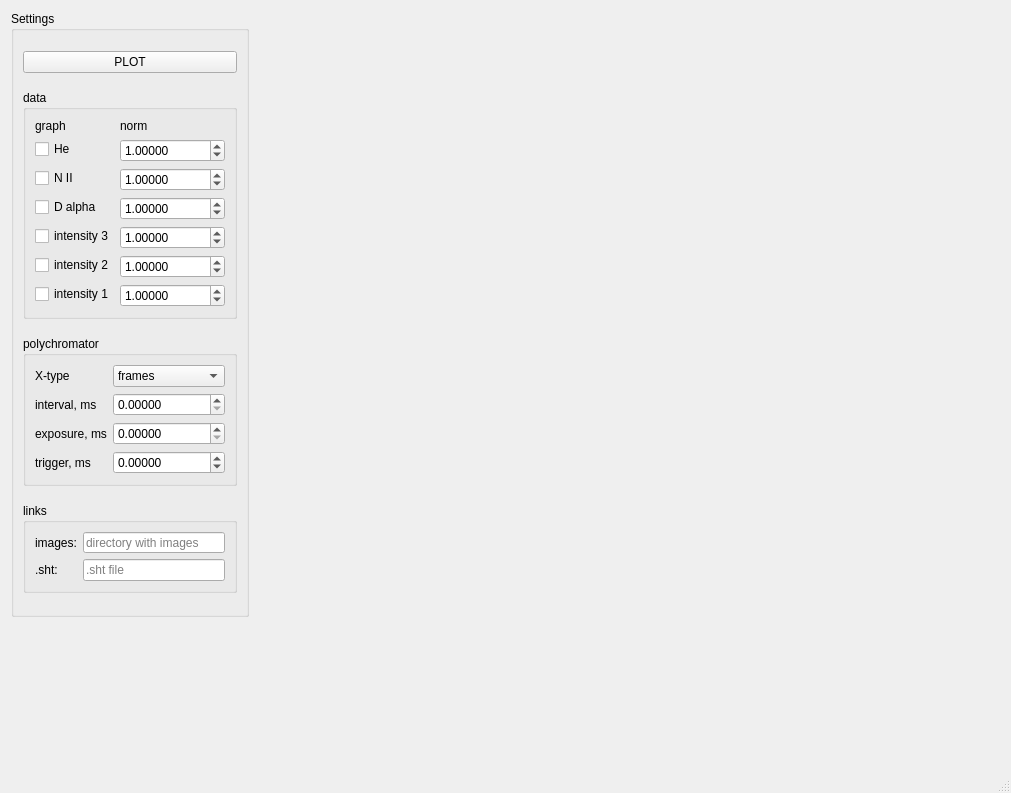
<?xml version="1.0" encoding="UTF-8"?>
<ui version="4.0">
 <class>MainWindow</class>
 <widget class="QMainWindow" name="MainWindow">
  <property name="geometry">
   <rect>
    <x>0</x>
    <y>0</y>
    <width>1011</width>
    <height>793</height>
   </rect>
  </property>
  <property name="sizePolicy">
   <sizepolicy hsizetype="Preferred" vsizetype="Preferred">
    <horstretch>0</horstretch>
    <verstretch>0</verstretch>
   </sizepolicy>
  </property>
  <property name="windowTitle">
   <string>ELM</string>
  </property>
  <widget class="QWidget" name="centralwidget">
   <widget class="QGroupBox" name="settings_groupBox">
    <property name="geometry">
     <rect>
      <x>11</x>
      <y>11</y>
      <width>238</width>
      <height>606</height>
     </rect>
    </property>
    <property name="sizePolicy">
     <sizepolicy hsizetype="Fixed" vsizetype="Preferred">
      <horstretch>0</horstretch>
      <verstretch>0</verstretch>
     </sizepolicy>
    </property>
    <property name="title">
     <string>Settings</string>
    </property>
    <layout class="QVBoxLayout" name="verticalLayout_2">
     <item>
      <widget class="QPushButton" name="plot_pushButton">
       <property name="text">
        <string>PLOT</string>
       </property>
      </widget>
     </item>
     <item>
      <widget class="QGroupBox" name="data_groupBox">
       <property name="sizePolicy">
        <sizepolicy hsizetype="Preferred" vsizetype="Fixed">
         <horstretch>0</horstretch>
         <verstretch>0</verstretch>
        </sizepolicy>
       </property>
       <property name="maximumSize">
        <size>
         <width>16777215</width>
         <height>16777215</height>
        </size>
       </property>
       <property name="title">
        <string>data</string>
       </property>
       <layout class="QFormLayout" name="formLayout_3">
        <item row="0" column="0">
         <widget class="QLabel" name="label_7">
          <property name="text">
           <string>graph</string>
          </property>
         </widget>
        </item>
        <item row="0" column="1">
         <widget class="QLabel" name="label_8">
          <property name="text">
           <string>norm</string>
          </property>
         </widget>
        </item>
        <item row="1" column="0">
         <widget class="QCheckBox" name="He_checkBox">
          <property name="text">
           <string>He</string>
          </property>
         </widget>
        </item>
        <item row="1" column="1">
         <widget class="QDoubleSpinBox" name="He_norm_doubleSpinBox">
          <property name="decimals">
           <number>5</number>
          </property>
          <property name="minimum">
           <double>0.000010000000000</double>
          </property>
          <property name="singleStep">
           <double>0.010000000000000</double>
          </property>
          <property name="value">
           <double>1.000000000000000</double>
          </property>
         </widget>
        </item>
        <item row="2" column="0">
         <widget class="QCheckBox" name="NII_checkBox">
          <property name="text">
           <string>N II</string>
          </property>
         </widget>
        </item>
        <item row="2" column="1">
         <widget class="QDoubleSpinBox" name="NII_norm_doubleSpinBox">
          <property name="decimals">
           <number>5</number>
          </property>
          <property name="minimum">
           <double>0.000010000000000</double>
          </property>
          <property name="singleStep">
           <double>0.010000000000000</double>
          </property>
          <property name="value">
           <double>1.000000000000000</double>
          </property>
         </widget>
        </item>
        <item row="3" column="0">
         <widget class="QCheckBox" name="Dalpha_checkBox">
          <property name="text">
           <string>D alpha</string>
          </property>
         </widget>
        </item>
        <item row="3" column="1">
         <widget class="QDoubleSpinBox" name="Dalpha_norm_doubleSpinBox">
          <property name="decimals">
           <number>5</number>
          </property>
          <property name="minimum">
           <double>0.000010000000000</double>
          </property>
          <property name="singleStep">
           <double>0.010000000000000</double>
          </property>
          <property name="value">
           <double>1.000000000000000</double>
          </property>
         </widget>
        </item>
        <item row="4" column="0">
         <widget class="QCheckBox" name="int3_checkBox">
          <property name="text">
           <string>intensity 3</string>
          </property>
         </widget>
        </item>
        <item row="4" column="1">
         <widget class="QDoubleSpinBox" name="int3_norm_doubleSpinBox">
          <property name="decimals">
           <number>5</number>
          </property>
          <property name="minimum">
           <double>0.000010000000000</double>
          </property>
          <property name="singleStep">
           <double>0.010000000000000</double>
          </property>
          <property name="value">
           <double>1.000000000000000</double>
          </property>
         </widget>
        </item>
        <item row="5" column="0">
         <widget class="QCheckBox" name="int2_checkBox">
          <property name="text">
           <string>intensity 2</string>
          </property>
         </widget>
        </item>
        <item row="5" column="1">
         <widget class="QDoubleSpinBox" name="int2_norm_doubleSpinBox">
          <property name="decimals">
           <number>5</number>
          </property>
          <property name="minimum">
           <double>0.000010000000000</double>
          </property>
          <property name="singleStep">
           <double>0.010000000000000</double>
          </property>
          <property name="value">
           <double>1.000000000000000</double>
          </property>
         </widget>
        </item>
        <item row="6" column="1">
         <widget class="QDoubleSpinBox" name="int1_norm_doubleSpinBox">
          <property name="decimals">
           <number>5</number>
          </property>
          <property name="minimum">
           <double>0.000010000000000</double>
          </property>
          <property name="singleStep">
           <double>0.010000000000000</double>
          </property>
          <property name="value">
           <double>1.000000000000000</double>
          </property>
         </widget>
        </item>
        <item row="6" column="0">
         <widget class="QCheckBox" name="int1_checkBox">
          <property name="text">
           <string>intensity 1</string>
          </property>
         </widget>
        </item>
       </layout>
      </widget>
     </item>
     <item>
      <widget class="QGroupBox" name="polychromator_groupBox">
       <property name="sizePolicy">
        <sizepolicy hsizetype="Preferred" vsizetype="Fixed">
         <horstretch>0</horstretch>
         <verstretch>0</verstretch>
        </sizepolicy>
       </property>
       <property name="maximumSize">
        <size>
         <width>16777215</width>
         <height>16777215</height>
        </size>
       </property>
       <property name="title">
        <string>polychromator</string>
       </property>
       <layout class="QFormLayout" name="formLayout_2">
        <item row="0" column="0">
         <widget class="QLabel" name="label_6">
          <property name="sizePolicy">
           <sizepolicy hsizetype="Fixed" vsizetype="Preferred">
            <horstretch>0</horstretch>
            <verstretch>0</verstretch>
           </sizepolicy>
          </property>
          <property name="text">
           <string>X-type</string>
          </property>
         </widget>
        </item>
        <item row="2" column="0">
         <widget class="QLabel" name="label_3">
          <property name="text">
           <string>interval, ms</string>
          </property>
         </widget>
        </item>
        <item row="6" column="0">
         <widget class="QLabel" name="label_5">
          <property name="text">
           <string>trigger, ms</string>
          </property>
         </widget>
        </item>
        <item row="6" column="1">
         <widget class="QDoubleSpinBox" name="trigger_doubleSpinBox">
          <property name="decimals">
           <number>5</number>
          </property>
          <property name="minimum">
           <double>-99.989999999999995</double>
          </property>
         </widget>
        </item>
        <item row="0" column="1">
         <widget class="QComboBox" name="Xtype_comboBox">
          <item>
           <property name="text">
            <string>frames</string>
           </property>
          </item>
          <item>
           <property name="text">
            <string>time</string>
           </property>
          </item>
         </widget>
        </item>
        <item row="2" column="1">
         <widget class="QDoubleSpinBox" name="interval_doubleSpinBox">
          <property name="decimals">
           <number>5</number>
          </property>
         </widget>
        </item>
        <item row="4" column="0">
         <widget class="QLabel" name="label_4">
          <property name="text">
           <string>exposure, ms</string>
          </property>
         </widget>
        </item>
        <item row="4" column="1">
         <widget class="QDoubleSpinBox" name="exposure_doubleSpinBox">
          <property name="decimals">
           <number>5</number>
          </property>
         </widget>
        </item>
       </layout>
      </widget>
     </item>
     <item>
      <widget class="QGroupBox" name="link_groupBox">
       <property name="sizePolicy">
        <sizepolicy hsizetype="Preferred" vsizetype="Fixed">
         <horstretch>0</horstretch>
         <verstretch>0</verstretch>
        </sizepolicy>
       </property>
       <property name="maximumSize">
        <size>
         <width>16777215</width>
         <height>90</height>
        </size>
       </property>
       <property name="title">
        <string>links</string>
       </property>
       <layout class="QFormLayout" name="formLayout">
        <item row="0" column="0">
         <widget class="QLabel" name="label">
          <property name="text">
           <string>images:</string>
          </property>
         </widget>
        </item>
        <item row="0" column="1">
         <widget class="QLineEdit" name="images_lineEdit">
          <property name="placeholderText">
           <string>directory with images</string>
          </property>
         </widget>
        </item>
        <item row="1" column="0">
         <widget class="QLabel" name="label_2">
          <property name="text">
           <string>.sht:</string>
          </property>
         </widget>
        </item>
        <item row="1" column="1">
         <widget class="QLineEdit" name="sht_lineEdit">
          <property name="placeholderText">
           <string>.sht file</string>
          </property>
         </widget>
        </item>
       </layout>
      </widget>
     </item>
    </layout>
   </widget>
  </widget>
  <widget class="QMenuBar" name="menubar">
   <property name="geometry">
    <rect>
     <x>0</x>
     <y>0</y>
     <width>1011</width>
     <height>26</height>
    </rect>
   </property>
  </widget>
  <widget class="QStatusBar" name="statusbar"/>
 </widget>
 <resources/>
 <connections/>
</ui>
